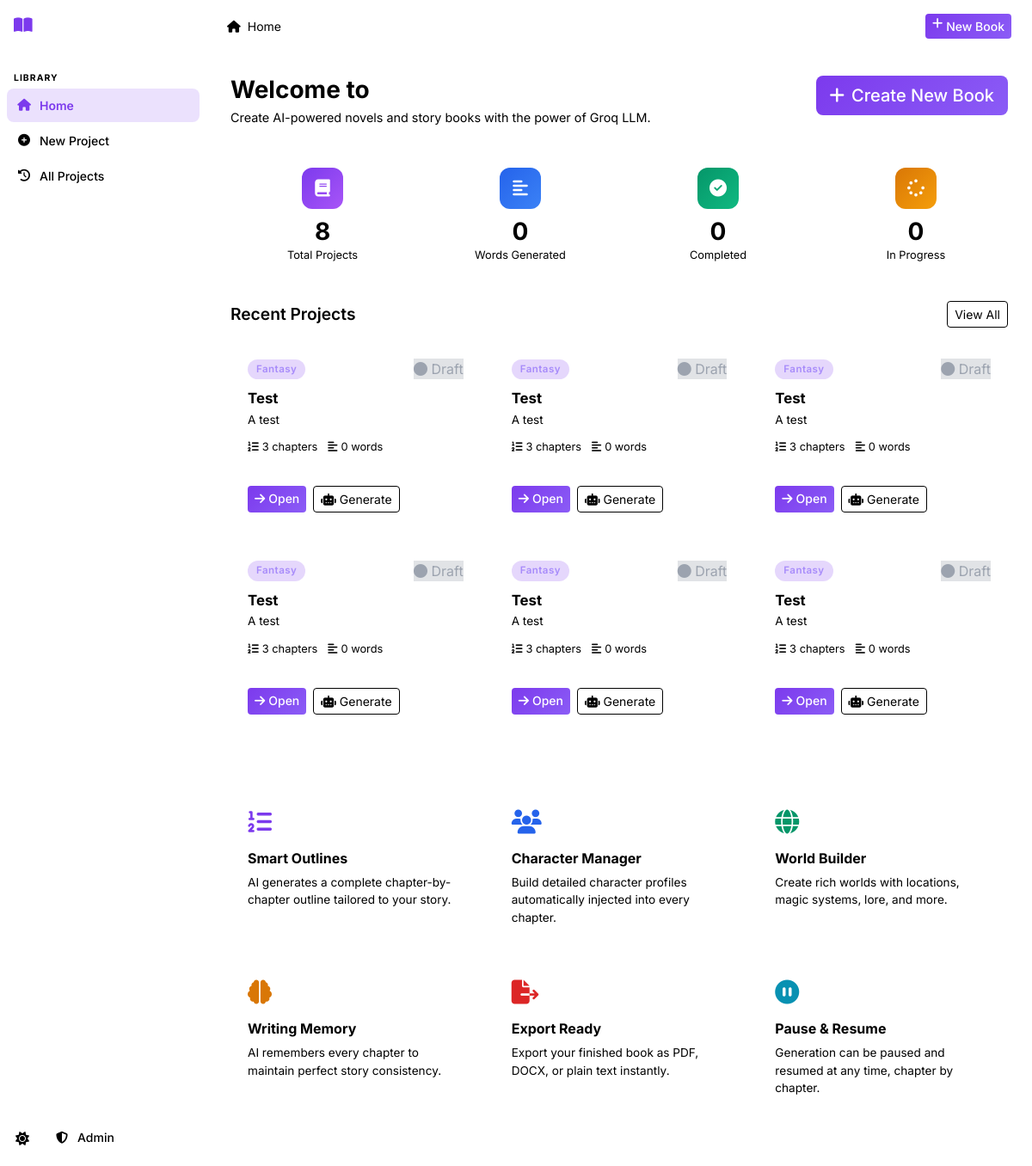
The page / on the database its author committed.
### tables this page shows
CREATE TABLE projects (
    id INTEGER PRIMARY KEY AUTOINCREMENT,
    title TEXT NOT NULL,
    subtitle TEXT DEFAULT '',
    genre TEXT DEFAULT 'Fantasy',
    audience TEXT DEFAULT 'Adult',
    description TEXT DEFAULT '',
    language TEXT DEFAULT 'English',
    story_type TEXT DEFAULT 'Novel',
    writing_style TEXT DEFAULT 'Descriptive',
    point_of_view TEXT DEFAULT 'Third Person Limited',
    tense TEXT DEFAULT 'Past',
    tone TEXT DEFAULT 'Adventurous',
    num_chapters INTEGER DEFAULT 10,
    words_per_chapter INTEGER DEFAULT 2000,
    creativity_level TEXT DEFAULT 'balanced',
    temperature REAL DEFAULT 0.7,
    top_p REAL DEFAULT 0.9,
    max_tokens INTEGER DEFAULT 4096,
    status TEXT DEFAULT 'draft',
    current_chapter INTEGER DEFAULT 0,
    total_words INTEGER DEFAULT 0,
    cover_prompt TEXT DEFAULT '',
    include_images INTEGER DEFAULT 0,
    images_per_chapter INTEGER DEFAULT 1,
    image_style TEXT DEFAULT 'Realistic',
    created_at TIMESTAMP DEFAULT CURRENT_TIMESTAMP,
    updated_at TIMESTAMP DEFAULT CURRENT_TIMESTAMP
);

### routes/main.py (the view)
@bp.route('/')
def index():
    db = get_db()
    projects = db.execute(
        'SELECT * FROM projects ORDER BY updated_at DESC LIMIT 6'
    ).fetchall()
    stats = {
        'total_projects': db.execute('SELECT COUNT(*) FROM projects').fetchone()[0],
        'total_words': db.execute('SELECT COALESCE(SUM(total_words),0) FROM projects').fetchone()[0],
        'completed': db.execute("SELECT COUNT(*) FROM projects WHERE status='completed'").fetchone()[0],
        'in_progress': db.execute("SELECT COUNT(*) FROM projects WHERE status IN ('in_progress','paused')").fetchone()[0],
    }
    app_name = get_setting(db, 'app_name', 'AI Novel Creator')
    maintenance = get_setting(db, 'maintenance_mode', '0') == '1'
    return render_template('index.html',
                           projects=projects,
                           stats=stats,
                           app_name=app_name,
                           maintenance=maintenance)

### database/__init__.py (called while the page is built)
def get_db():
    if 'db' not in g:
        db_path = current_app.config['DATABASE']
        os.makedirs(os.path.dirname(db_path), exist_ok=True)
        g.db = sqlite3.connect(db_path)
        g.db.row_factory = sqlite3.Row
        g.db.execute('PRAGMA foreign_keys = ON')
        g.db.execute('PRAGMA journal_mode = WAL')
    return g.db

### utils/helpers.py (called while the page is built)
def get_setting(db, key, default=''):
    row = db.execute('SELECT value FROM settings WHERE key = ?', (key,)).fetchone()
    return row['value'] if row else default

### templates/index.html (shortened to what this page needs)
{% extends "base.html" %}
{% block breadcrumb %}<i class="fas fa-home me-2"></i>Home{% endblock %}
{% block content %}
<div class="page-header">
  <div>
    <h1 class="page-title">Welcome to </h1>
    <p class="page-subtitle">Create AI-powered novels and story books with the power of Groq LLM.</p>
  </div>
  <a href="{{ url_for('projects.new_project') }}" class="btn btn-primary btn-lg">
    <i class="fas fa-plus me-2"></i>Create New Book
  </a>
</div>
<div class="row g-3 mb-4">
  <div class="col-6 col-md-3">
    <div class="stat-card">
      <div class="stat-icon" style="background: linear-gradient(135deg, #7c3aed, #a855f7)">
        <i class="fas fa-book"></i>
      </div>
      <div class="stat-value">{{ stats.total_projects }}</div>
      <div class="stat-label">Total Projects</div>
    </div>
  </div>
  <div class="col-6 col-md-3">
    <div class="stat-card">
      <div class="stat-icon" style="background: linear-gradient(135deg, #2563eb, #3b82f6)">
        <i class="fas fa-align-left"></i>
      </div>
      <div class="stat-value">{{ '{:,}'.format(stats.total_words) }}</div>
      <div class="stat-label">Words Generated</div>
    </div>
  </div>
  <div class="col-6 col-md-3">
    <div class="stat-card">
      <div class="stat-icon" style="background: linear-gradient(135deg, #059669, #10b981)">
        <i class="fas fa-check-circle"></i>
      </div>
      <div class="stat-value">{{ stats.completed }}</div>
      <div class="stat-label">Completed</div>
    </div>
  </div>
  <div class="col-6 col-md-3">
    <div class="stat-card">
      <div class="stat-icon" style="background: linear-gradient(135deg, #d97706, #f59e0b)">
        <i class="fas fa-spinner"></i>
      </div>
      <div class="stat-value">{{ stats.in_progress }}</div>
      <div class="stat-label">In Progress</div>
    </div>
  </div>
</div>
{% if projects %}
<div class="section-header mb-3">
  <h2 class="section-title">Recent Projects</h2>
  <a href="{{ url_for('main.history') }}" class="btn btn-outline-secondary btn-sm">View All</a>
</div>
<div class="row g-3 mb-5">
  {% for p in projects %}
  <div class="col-12 col-md-6 col-xl-4">
    <div class="project-card">
      <div class="project-card-header">
        <div class="genre-badge genre-{{ p.genre | lower | replace(' ', '-') | replace('/', '-') }}">{{ p.genre }}</div>
        <div class="project-status status-{{ p.status }}">
          {% if p.status == 'completed' %}<i class="fas fa-check-circle"></i>
          {% elif p.status in ['generating', 'in_progress'] %}<i class="fas fa-spinner fa-spin"></i>
          {% elif p.status == 'paused' %}<i class="fas fa-pause-circle"></i>
          {% else %}<i class="fas fa-circle"></i>{% endif %}
          {{ p.status | title }}
        </div>
      </div>
      <h3 class="project-card-title">{{ p.title }}</h3>
      <p class="project-card-desc">{{ p.description[:100] }}{% if p.description|length > 100 %}…{% endif %}</p>
      <div class="project-card-meta">
        <span><i class="fas fa-list-ol me-1"></i>{{ p.num_chapters }} chapters</span>
        <span><i class="fas fa-align-left me-1"></i>{{ '{:,}'.format(p.total_words) }} words</span>
      </div>
      {% set progress = (p.current_chapter / p.num_chapters * 100) | int if p.num_chapters else 0 %}
      <div class="progress mt-2" style="height:4px">
      </div>
      <div class="project-card-actions">
        <a href="{{ url_for('projects.project_detail', project_id=p.id) }}" class="btn btn-primary btn-sm">
          <i class="fas fa-arrow-right me-1"></i>Open
        </a>
        <a href="{{ url_for('chapters.generation_page', project_id=p.id) }}" class="btn btn-outline-secondary btn-sm">
          <i class="fas fa-robot me-1"></i>Generate
        </a>
      </div>
    </div>
  </div>
  {% endfor %}
</div>
{% endif %}
<div class="row g-3 mt-2">
  {% for icon, title, desc, color in features %}
  <div class="col-12 col-md-6 col-lg-4">
    <div class="feature-card">
      <div class="feature-icon" style="color:{{ color }}"><i class="{{ icon }}"></i></div>
      <h4>{{ title }}</h4>
      <p>{{ desc }}</p>
    </div>
  </div>
  {% endfor %}
</div>
{% endblock %}

### templates/base.html (shortened to what this page needs)
<!DOCTYPE html>
<html lang="en" data-theme="{{ default_theme }}">
<head>
  <link href="https://cdn.jsdelivr.net/npm/bootstrap@5.3.2/dist/css/bootstrap.min.css" rel="stylesheet">
  <link href="https://cdnjs.cloudflare.com/ajax/libs/font-awesome/6.5.0/css/all.min.css" rel="stylesheet">
  <link href="{{ url_for('static', filename='css/style.css') }}" rel="stylesheet">
</head>
<body>
<nav class="sidebar" id="sidebar">
  <div class="sidebar-header">
    <a href="{{ url_for('main.index') }}" class="sidebar-brand">
      <i class="fas fa-book-open me-2"></i>
    </a>
  </div>
  <div class="sidebar-menu">
    <div class="sidebar-section-label">LIBRARY</div>
    <a href="{{ url_for('main.index') }}" class="sidebar-item {% if request.endpoint == 'main.index' %}active{% endif %}">
      <i class="fas fa-home"></i><span>Home</span>
    </a>
    <a href="{{ url_for('projects.new_project') }}" class="sidebar-item {% if request.endpoint == 'projects.new_project' %}active{% endif %}">
      <i class="fas fa-plus-circle"></i><span>New Project</span>
    </a>
    <a href="{{ url_for('main.history') }}" class="sidebar-item {% if request.endpoint == 'main.history' %}active{% endif %}">
      <i class="fas fa-history"></i><span>All Projects</span>
    </a>
  </div>
  <div class="sidebar-footer">
    <button class="theme-toggle" onclick="toggleTheme()" title="Toggle theme">
      <i class="fas fa-moon" id="themeIcon"></i>
    </button>
    <a href="{{ url_for('admin.login') }}" class="sidebar-item small">
      <i class="fas fa-shield-alt"></i><span>Admin</span>
    </a>
  </div>
</nav>
<div class="main-wrapper" id="mainWrapper">
  <header class="topnav">
    <div class="topnav-breadcrumb">
      {% block breadcrumb %}{% endblock %}
    </div>
    <div class="topnav-actions ms-auto">
      <a href="{{ url_for('projects.new_project') }}" class="btn btn-primary btn-sm d-none d-md-inline-flex">
        <i class="fas fa-plus me-1"></i>New Book
      </a>
    </div>
  </header>
  <main class="content-area">
    {% block content %}{% endblock %}
  </main>
  <footer class="content-footer">
  </footer>
</div>
<div class="toast-container position-fixed bottom-0 end-0 p-3" id="toastContainer"></div>
</body>
</html>

### rows shown on the page
projects: genre "Fantasy", status "Draft", title "Test", description "A test", num_chapters "3", total_words "0"
projects: genre "Fantasy", status "Draft", title "Test", description "A test", num_chapters "3", total_words "0"
projects: genre "Fantasy", status "Draft", title "Test", description "A test", num_chapters "3", total_words "0"
projects: genre "Fantasy", status "Draft", title "Test", description "A test", num_chapters "3", total_words "0"
projects: genre "Fantasy", status "Draft", title "Test", description "A test", num_chapters "3", total_words "0"
projects: genre "Fantasy", status "Draft", title "Test", description "A test", num_chapters "3", total_words "0"

### other values the page prints
{{ stats.total_projects }} "8"
{{ '{:,}'.format(stats.total_words) }} "0"
{{ stats.completed }} "0"
{{ stats.in_progress }} "0"
{{ title }} "Smart Outlines" "Character Manager" "World Builder" "Writing Memory" "Export Ready" "Pause & Resume"
{{ desc }} "AI generates a complete chapter-by-chapter outline tailored to your story." "Build detailed character profiles automatically injected into every chapter." "Create rich worlds with locations, magic systems, lore, and more." "AI remembers every chapter to maintain perfect story consistency." "Export your finished book as PDF, DOCX, or plain text instantly." "Generation can be paused and resumed at any time, chapter by chapter."
